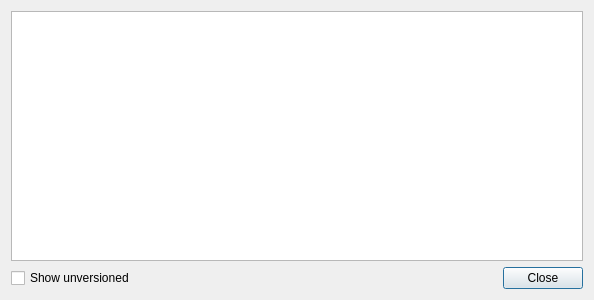
<?xml version="1.0" encoding="UTF-8"?>
<ui version="4.0">
 <class>StatusDialog</class>
 <widget class="QDialog" name="StatusDialog">
  <property name="windowModality">
   <enum>Qt::WindowModal</enum>
  </property>
  <property name="geometry">
   <rect>
    <x>0</x>
    <y>0</y>
    <width>594</width>
    <height>300</height>
   </rect>
  </property>
  <property name="windowTitle">
   <string>Affected items</string>
  </property>
  <layout class="QGridLayout" name="gridLayout">
   <item row="0" column="0">
    <layout class="QVBoxLayout" name="verticalLayout">
     <item>
      <widget class="QTableView" name="tableView">
       <property name="contextMenuPolicy">
        <enum>Qt::CustomContextMenu</enum>
       </property>
      </widget>
     </item>
     <item>
      <layout class="QHBoxLayout" name="horizontalLayout">
       <item>
        <widget class="QCheckBox" name="checkBox">
         <property name="text">
          <string>Show unversioned </string>
         </property>
         <property name="checked">
          <bool>false</bool>
         </property>
        </widget>
       </item>
       <item>
        <spacer name="horizontalSpacer">
         <property name="orientation">
          <enum>Qt::Horizontal</enum>
         </property>
         <property name="sizeHint" stdset="0">
          <size>
           <width>40</width>
           <height>20</height>
          </size>
         </property>
        </spacer>
       </item>
       <item>
        <widget class="QPushButton" name="closeButton">
         <property name="text">
          <string>Close</string>
         </property>
        </widget>
       </item>
      </layout>
     </item>
    </layout>
   </item>
  </layout>
 </widget>
 <resources/>
 <connections/>
</ui>
